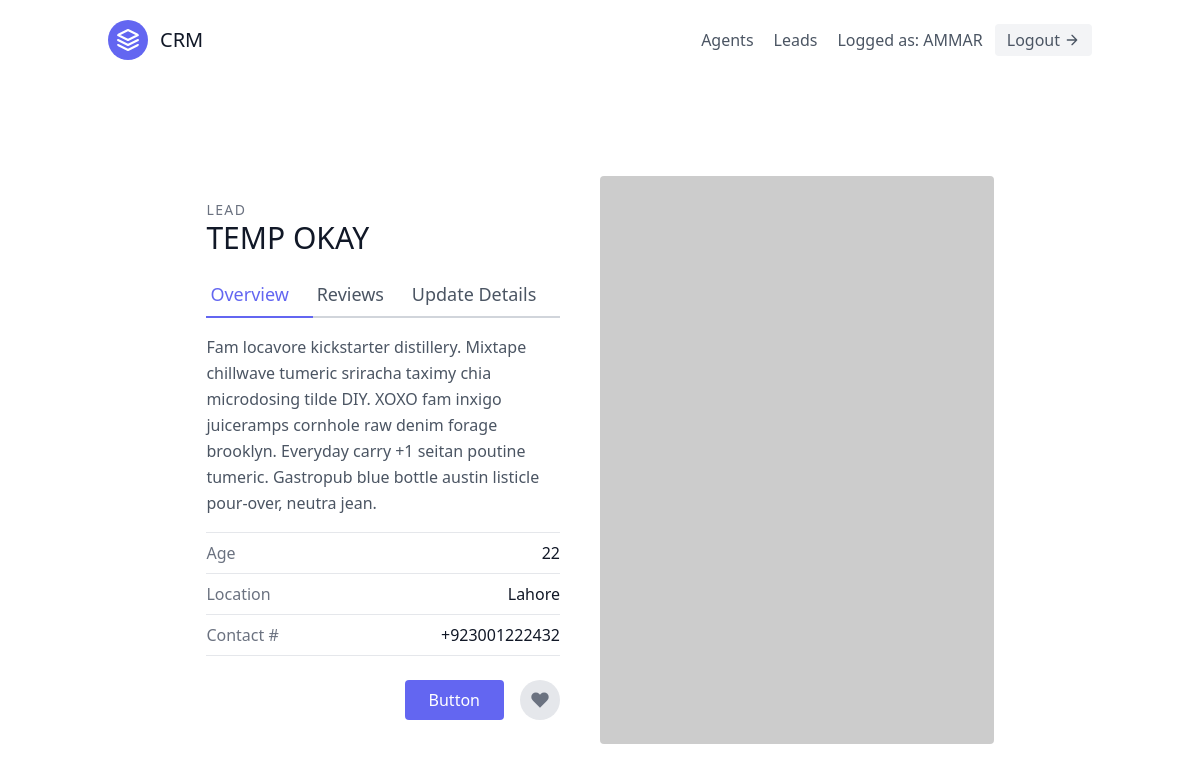
The app's page /leads/3/detail/ (signed in) with its own data.
### leads/models.py (models this page shows, shortened)
class User(AbstractUser):
    is_organisor = models.BooleanField(default=True)
    is_agent = models.BooleanField(default=False)

class LeadModel(models.Model):
    first_name = models.CharField(max_length=100)
    last_name = models.CharField(max_length=100)
    age = models.IntegerField()
    agent = models.ForeignKey("Agent",on_delete=models.CASCADE)

### leads/views.py (the view)
# urls.py: path('<int:pk>/detail/',views.LeadDetailView.as_view(),name='lead-detail'),
class LeadDetailView(LoginRequiredMixin,generic.DetailView):
    template_name = 'leads/lead-detail.html'
    queryset = LeadModel.objects.all()
    context_object_name = 'lead'

### leads/templates/leads/lead-detail.html
{% extends 'base.html' %}
{% block content %}
<section class="text-gray-600 body-font overflow-hidden">
    <div class="container px-5 py-24 mx-auto">
      <div class="lg:w-4/5 mx-auto flex flex-wrap">
        <div class="lg:w-1/2 w-full lg:pr-10 lg:py-6 mb-6 lg:mb-0">
          <h2 class="text-sm title-font text-gray-500 tracking-widest">LEAD</h2>
          <h1 class="text-gray-900 text-3xl title-font font-medium mb-4">{{lead.first_name | upper}} {{lead.last_name | upper}}</h1>
          <div class="flex mb-4">
            <a href="{% url 'leads:lead-detail' lead.pk %}" class="flex-grow text-indigo-500 border-b-2 border-indigo-500 py-2 text-lg px-1">Overview</a>
            <a class="flex-grow border-b-2 border-gray-300 py-2 text-lg px-1">Reviews</a>
            <a href="{% url 'leads:lead-update' lead.pk %}" class="flex-grow border-b-2 border-gray-300 py-2 text-lg px-1">Update Details</a>
          </div>
          <p class="leading-relaxed mb-4">Fam locavore kickstarter distillery. Mixtape chillwave tumeric sriracha taximy chia microdosing tilde DIY. XOXO fam inxigo juiceramps cornhole raw denim forage brooklyn. Everyday carry +1 seitan poutine tumeric. Gastropub blue bottle austin listicle pour-over, neutra jean.</p>
          <div class="flex border-t border-gray-200 py-2">
            <span class="text-gray-500">Age</span>
            <span class="ml-auto text-gray-900">{{lead.age}}</span>
          </div>
          <div class="flex border-t border-gray-200 py-2">
            <span class="text-gray-500">Location</span>
            <span class="ml-auto text-gray-900">Lahore</span>
          </div>
          <div class="flex border-t border-b mb-6 border-gray-200 py-2">
            <span class="text-gray-500">Contact #</span>
            <span class="ml-auto text-gray-900">+923001222432</span>
          </div>
          <div class="flex">
            <button class="flex ml-auto text-white bg-indigo-500 border-0 py-2 px-6 focus:outline-none hover:bg-indigo-600 rounded">Button</button>
            <button class="rounded-full w-10 h-10 bg-gray-200 p-0 border-0 inline-flex items-center justify-center text-gray-500 ml-4">
              <svg fill="currentColor" stroke-linecap="round" stroke-linejoin="round" stroke-width="2" class="w-5 h-5" viewBox="0 0 24 24">
                <path d="M20.84 4.61a5.5 5.5 0 00-7.78 0L12 5.67l-1.06-1.06a5.5 5.5 0 00-7.78 7.78l1.06 1.06L12 21.23l7.78-7.78 1.06-1.06a5.5 5.5 0 000-7.78z"></path>
              </svg>
            </button>
          </div>
        </div>
        <img alt="ecommerce" class="lg:w-1/2 w-full lg:h-auto h-64 object-cover object-center rounded" src="https://dummyimage.com/400x400">
      </div>
    </div>
  </section>
{% endblock content %}

### templates/navbar.html (shortened to what this page needs)
<header class="text-gray-600 body-font">
    <div class="container mx-auto flex flex-wrap p-5 flex-col md:flex-row items-center">
      <a class="flex title-font font-medium items-center text-gray-900 mb-4 md:mb-0">
        <svg xmlns="http://www.w3.org/2000/svg" fill="none" stroke="currentColor" stroke-linecap="round" stroke-linejoin="round" stroke-width="2" class="w-10 h-10 text-white p-2 bg-indigo-500 rounded-full" viewBox="0 0 24 24">
          <path d="M12 2L2 7l10 5 10-5-10-5zM2 17l10 5 10-5M2 12l10 5 10-5"></path>
        </svg>
        <span class="ml-3 text-xl">CRM</span>
      </a>
      <nav class="md:ml-auto flex flex-wrap items-center text-base justify-center">
        {% if request.user.is_authenticated %}
        {% if request.user.is_organisor %}
        <a href="{% url 'agents:agent-list' %}" class="mr-5 hover:text-gray-900">Agents</a>
        {% endif %}
        <a href="{% url 'leads:lead-list' %}" class="mr-5 hover:text-gray-900">Leads</a>
        {% endif %}
      </nav>
      {% if request.user.is_authenticated %}
      Logged as: {{request.user.username | upper}}
      <a href="{% url 'logout' %}" class="ml-3 inline-flex items-center bg-gray-100 border-0 py-1 px-3 focus:outline-none hover:bg-gray-200 rounded text-base mt-4 md:mt-0">
        Logout
        <svg fill="none" stroke="currentColor" stroke-linecap="round" stroke-linejoin="round" stroke-width="2" class="w-4 h-4 ml-1" viewBox="0 0 24 24">
          <path d="M5 12h14M12 5l7 7-7 7"></path>
        </svg>
      </a>
      {% endif %}
    </div>
  </header>

### records on screen
User: user.username "AMMAR"
LeadModel: first_name "TEMP", last_name "OKAY", age "22"
